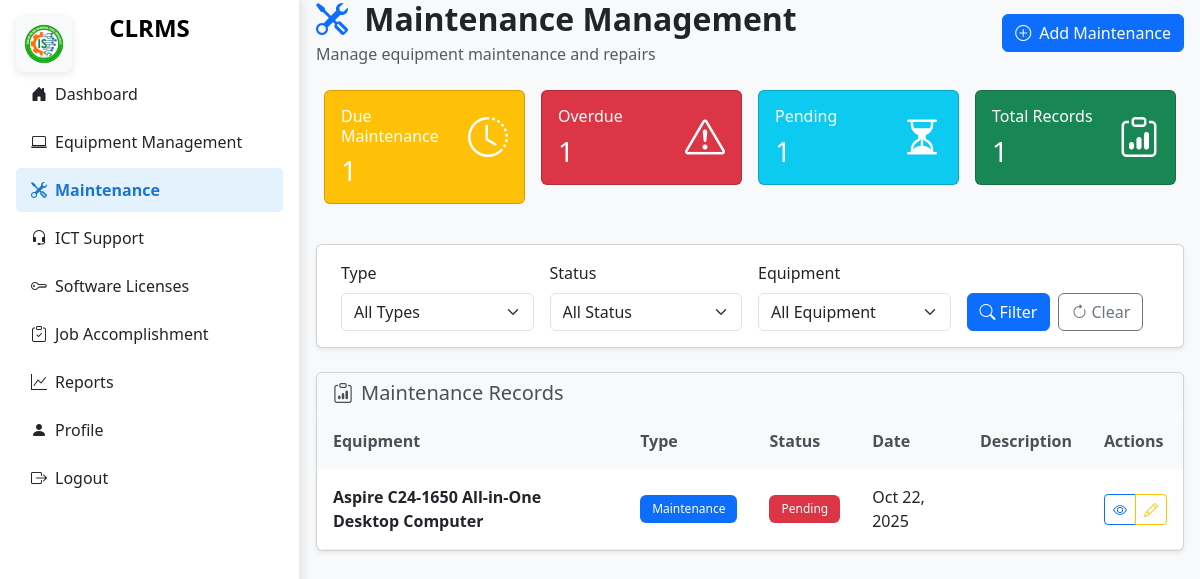
Page /pages/ict_maintenance.php (signed in) on the committed database.
### tables this page shows
CREATE TABLE `maintenance_records` (
  `id` int(11) NOT NULL,
  `equipment_id` int(11) NOT NULL,
  `type` enum('Maintenance','Repair') DEFAULT 'Maintenance',
  `issue_description` text NOT NULL,
  `maintenance_date` date NOT NULL,
  `repair_status` enum('Pending','In Progress','Completed') DEFAULT 'Pending',
  `notes` text DEFAULT NULL,
  `photo` varchar(255) DEFAULT NULL,
  `due_date` date DEFAULT NULL
);

CREATE TABLE `equipment` (
  `id` int(11) NOT NULL,
  `name` varchar(100) NOT NULL,
  `serial_number` varchar(100) NOT NULL,
  `model` varchar(100) DEFAULT NULL,
  `status` enum('Available','Borrowed','Maintenance','Repair','Retired','Under Repair','Disposed','Transferred') DEFAULT 'Available',
  `location` varchar(100) NOT NULL,
  `category` varchar(50) DEFAULT 'Equipment',
  `remarks` text DEFAULT NULL,
  `date_transferred` date DEFAULT NULL,
  `installation_date` date DEFAULT NULL,
  `last_maintenance_date` date DEFAULT NULL,
  `next_maintenance_date` date DEFAULT NULL,
  `maintenance_interval_months` int(11) DEFAULT 6,
  `last_updated_by` int(11) DEFAULT NULL,
  `last_updated_at` datetime DEFAULT NULL,
  `is_archived` tinyint(1) DEFAULT 0
);

### classes/Maintenance.php (called while the page is built, shortened)
<?php
require_once 'Database.php';
require_once 'BaseModel.php';
class Maintenance extends BaseModel {
    public function __construct() {
        $database = new Database();
    }
    public function getAllMaintenance() {
        $query = "SELECT m.*, e.name AS equipment_name, e.location AS equipment_location
                  FROM " . $this->table_name . " m
                  JOIN equipment e ON m.equipment_id = e.id
                  ORDER BY m.id DESC";
        $stmt = $this->conn->prepare($query);
        $stmt->execute();
        return $stmt->fetchAll(PDO::FETCH_ASSOC);
    }
    public function getDueMaintenance() {
        $today = date('Y-m-d');
        $query = "SELECT m.*, e.name AS equipment_name FROM " . $this->table_name . " m
                  JOIN equipment e ON m.equipment_id = e.id
                  WHERE m.due_date IS NOT NULL AND m.due_date <= :today AND m.repair_status != 'Completed'";
        $stmt = $this->conn->prepare($query);
        $stmt->bindParam(':today', $today);
        $stmt->execute();
        return $stmt->fetchAll(PDO::FETCH_ASSOC);
    }
    public function getOverdue() {
        $today = date('Y-m-d');
        $query = "SELECT m.*, e.name AS equipment_name FROM " . $this->table_name . " m
                  JOIN equipment e ON m.equipment_id = e.id
                  WHERE m.due_date < :today AND m.repair_status != 'Completed'";
        $stmt = $this->conn->prepare($query);
        $stmt->bindParam(':today', $today);
        $stmt->execute();
        return $stmt->fetchAll(PDO::FETCH_ASSOC);
    }
}

### classes/Database.php (called while the page is built, shortened)
<?php
class Database {
    private $host = DB_HOST;
    private $db_name = DB_NAME;
    private $username = DB_USER;
    private $password = DB_PASS;
    private $conn;
    public function getConnection() {
        if ($this->conn === null) {
            try {
                $this->conn = new PDO(
                    "mysql:host={$this->host};dbname={$this->db_name}",
                    $this->username,
                    $this->password
                );
                $this->conn->setAttribute(PDO::ATTR_ERRMODE, PDO::ERRMODE_EXCEPTION);
                $this->conn->exec("SET NAMES utf8mb4");
            } catch (PDOException $exception) {
                error_log('[Database Error] ' . $exception->getMessage(), 3, __DIR__ . '/../logs/error.log');
                die('A database error occurred. Please try again later.');
            }
        }
        return $this->conn;
    }
}
?>

### classes/MaintenanceService.php (called while the page is built, shortened)
<?php
require_once 'Maintenance.php';
class MaintenanceService {
    private $maintenanceModel;
    public function __construct() {
        $this->maintenanceModel = new Maintenance();
    }
    public function getAllMaintenance() {
        return $this->maintenanceModel->getAllMaintenance();
    }
    public function getDueMaintenance() {
        return $this->maintenanceModel->getDueMaintenance();
    }
    public function getOverdueMaintenance() {
        return $this->maintenanceModel->getOverdue();
    }
}

### classes/BaseModel.php (called while the page is built, shortened)
<?php
abstract class BaseModel {
    public function __construct($conn, $table_name) {
        $this->conn = $conn;
        $this->table_name = $table_name;
    }
}

### pages/ict_maintenance.php (the view, shortened to what this page needs)
<?php
require_once '../classes/MaintenanceService.php';
$maintenanceService = new MaintenanceService();
try {
    $records = $maintenanceService->getAllMaintenance();
    $dueMaintenance = $maintenanceService->getDueMaintenance();
    $overdueMaintenance = $maintenanceService->getOverdueMaintenance();
    $pendingMaintenance = count(array_filter($records, function($m) {
        return $m['repair_status'] === 'Pending';
    }));
} catch (Exception $e) {
    error_log('[ICT Maintenance Error] ' . $e->getMessage(), 3, __DIR__ . '/../logs/error.log');
    $records = [];
    $equipmentList = [];
    $dueMaintenance = $overdueMaintenance = [];
    $pendingMaintenance = 0;
}
?>
<!DOCTYPE html>
<html lang="en">
<head>
    <link href="https://cdn.jsdelivr.net/npm/bootstrap@5.3.0/dist/css/bootstrap.min.css" rel="stylesheet">
    <link href="https://cdn.jsdelivr.net/npm/bootstrap-icons@1.10.5/font/bootstrap-icons.css" rel="stylesheet">
    <link href="../assets/css/style.css" rel="stylesheet">
    <link href="../assets/css/ict_portal.css" rel="stylesheet">
</head>
<body class="bg-light ict-portal">
    <?php include '../includes/ict_sidebar.php'; ?>
    <main class="main-content">
        <div class="container-fluid px-4">
            <div class="d-flex justify-content-between align-items-center mb-4">
                <div>
                    <h2 class="fw-bold mb-1">
                        <i class="bi bi-tools me-2 text-primary"></i>
                    </h2>
                    <p class="text-muted mb-0">Manage equipment maintenance and repairs</p>
                </div>
                <div>
                    <button class="btn btn-primary" data-bs-toggle="modal" data-bs-target="#addMaintenanceModal">
                        <i class="bi bi-plus-circle me-2"></i>Add Maintenance
                    </button>
                </div>
            </div>
            <div class="row mb-4">
                <div class="col-md-3 mb-3">
                    <div class="card bg-warning text-white">
                        <div class="card-body">
                            <div class="d-flex justify-content-between">
                                <div>
                                    <h6 class="card-title">Due Maintenance</h6>
                                    <h3 class="mb-0"><?= count($dueMaintenance) ?></h3>
                                </div>
                                <i class="bi bi-clock-history fs-1"></i>
                            </div>
                        </div>
                    </div>
                </div>
                <div class="col-md-3 mb-3">
                    <div class="card bg-danger text-white">
                        <div class="card-body">
                            <div class="d-flex justify-content-between">
                                <div>
                                    <h6 class="card-title">Overdue</h6>
                                    <h3 class="mb-0"><?= count($overdueMaintenance) ?></h3>
                                </div>
                                <i class="bi bi-exclamation-triangle fs-1"></i>
                            </div>
                        </div>
                    </div>
                </div>
                <div class="col-md-3 mb-3">
                    <div class="card bg-info text-white">
                        <div class="card-body">
                            <div class="d-flex justify-content-between">
                                <div>
                                    <h6 class="card-title">Pending</h6>
                                    <h3 class="mb-0"><?= $pendingMaintenance ?></h3>
                                </div>
                                <i class="bi bi-hourglass-split fs-1"></i>
                            </div>
                        </div>
                    </div>
                </div>
                <div class="col-md-3 mb-3">
                    <div class="card bg-success text-white">
                        <div class="card-body">
                            <div class="d-flex justify-content-between">
                                <div>
                                    <h6 class="card-title">Total Records</h6>
                                    <h3 class="mb-0"><?= count($records) ?></h3>
                                </div>
                                <i class="bi bi-clipboard-data fs-1"></i>
                            </div>
                        </div>
                    </div>
                </div>
            </div>
            <div class="card shadow-sm mb-4">
                <div class="card-body">
                    <form method="GET" class="row g-3">
                        <div class="col-md-3">
                            <label for="type" class="form-label">Type</label>
                            <select name="type" id="type" class="form-select">
                                <option value="">All Types</option>
                            </select>
                        </div>
                        <div class="col-md-3">
                            <label for="status" class="form-label">Status</label>
                            <select name="status" id="status" class="form-select">
                                <option value="">All Status</option>
                            </select>
                        </div>
                        <div class="col-md-3">
                            <label for="equipment" class="form-label">Equipment</label>
                            <select name="equipment" id="equipment" class="form-select">
                                <option value="">All Equipment</option>
                            </select>
                        </div>
                        <div class="col-md-3">
                            <label class="form-label">&nbsp;</label>
                            <div class="d-flex gap-2">
                                <button type="submit" class="btn btn-primary">
                                    <i class="bi bi-search me-1"></i>Filter
                                </button>
                                <a href="ict_maintenance.php" class="btn btn-outline-secondary">
                                    <i class="bi bi-arrow-clockwise me-1"></i>Clear
                                </a>
                            </div>
                        </div>
                    </form>
                </div>
            </div>
            <div class="card shadow-sm">
                <div class="card-header bg-light">
                    <h5 class="mb-0">
                        <i class="bi bi-clipboard-data me-2"></i>Maintenance Records
                    </h5>
                </div>
                <div class="card-body p-0">
                    <?php if (empty($records)): ?>
                        <div class="text-center py-5">
                            <i class="bi bi-tools text-muted" style="font-size: 3rem;"></i>
                            <h5 class="mt-3 text-muted">No maintenance records found</h5>
                            <p class="text-muted">Try adjusting your filters or add new maintenance records</p>
                        </div>
                    <?php else: ?>
                        <div class="table-responsive">
                            <table class="table table-hover mb-0">
                                <thead class="table-light">
                                    <tr>
                                        <th>Equipment</th>
                                        <th>Type</th>
                                        <th>Status</th>
                                        <th>Date</th>
                                        <th>Description</th>
                                        <th>Actions</th>
                                    </tr>
                                </thead>
                                <tbody>
                                    <?php foreach ($records as $record): ?>
                                        <tr>
                                            <td>
                                                <div class="fw-bold"><?= htmlspecialchars($record['equipment_name'] ?? 'Unknown') ?></div>
                                            </td>
                                            <td>
                                                <span class="badge bg-<?= $record['type'] === 'Maintenance' ? 'primary' : 'warning' ?>">
                                                    <?= htmlspecialchars($record['type']) ?>
                                                </span>
                                            </td>
                                            <td>
                                                <span class="badge bg-<?= match($record['repair_status']) {
                                                    'Completed' => 'success',
                                                    'In Progress' => 'warning',
                                                    'Pending' => 'danger',
                                                    default => 'secondary'
                                                } ?>">
                                                    <?= htmlspecialchars($record['repair_status']) ?>
                                                </span>
                                            </td>
                                            <td><?= date('M d, Y', strtotime($record['maintenance_date'])) ?></td>
                                            <td>
                                            </td>
                                            <td>
                                                <div class="btn-group btn-group-sm">
                                                    <button class="btn btn-outline-primary" onclick="viewMaintenance(<?= $record['id'] ?>)">
                                                        <i class="bi bi-eye"></i>
                                                    </button>
                                                    <button class="btn btn-outline-warning" onclick="editMaintenance(<?= $record['id'] ?>)">
                                                        <i class="bi bi-pencil"></i>
                                                    </button>
                                                </div>
                                            </td>
                                        </tr>
                                    <?php endforeach; ?>
                                </tbody>
                            </table>
                        </div>
                    <?php endif; ?>
                </div>
            </div>
        </div>
    </main>
</body>
</html>

### rows in the picture
maintenance_records: repair_status "1", equipment.name "Aspire C24-1650 All-in-One Desktop Computer", type "Maintenance", repair_status "Pending", maintenance_date "Oct 22, 2025"

### other values in the picture
count($dueMaintenance) "1"
count($overdueMaintenance) "1"
count($records) "1"
